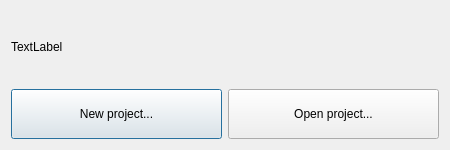
<?xml version="1.0" encoding="UTF-8"?>
<ui version="4.0">
 <class>welcome</class>
 <widget class="QDialog" name="welcome">
  <property name="geometry">
   <rect>
    <x>0</x>
    <y>0</y>
    <width>450</width>
    <height>150</height>
   </rect>
  </property>
  <property name="sizePolicy">
   <sizepolicy hsizetype="Fixed" vsizetype="Fixed">
    <horstretch>0</horstretch>
    <verstretch>0</verstretch>
   </sizepolicy>
  </property>
  <property name="windowTitle">
   <string>QtChordii</string>
  </property>
  <property name="modal">
   <bool>true</bool>
  </property>
  <layout class="QGridLayout" name="gridLayout">
   <item row="1" column="0">
    <widget class="QPushButton" name="new_project_btn">
     <property name="minimumSize">
      <size>
       <width>0</width>
       <height>50</height>
      </size>
     </property>
     <property name="text">
      <string>New project...</string>
     </property>
    </widget>
   </item>
   <item row="1" column="1">
    <widget class="QPushButton" name="open_project_btn">
     <property name="minimumSize">
      <size>
       <width>0</width>
       <height>50</height>
      </size>
     </property>
     <property name="text">
      <string>Open project...</string>
     </property>
    </widget>
   </item>
   <item row="0" column="0" colspan="2">
    <widget class="QLabel" name="welcome_label">
     <property name="text">
      <string>TextLabel</string>
     </property>
    </widget>
   </item>
  </layout>
 </widget>
 <resources/>
 <connections/>
</ui>
